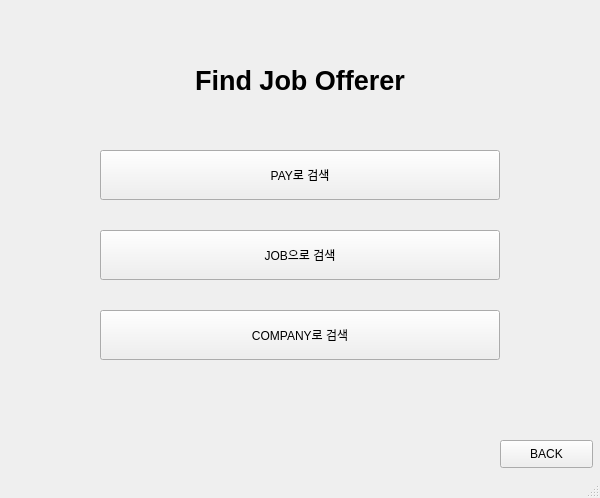
<?xml version="1.0" encoding="UTF-8"?>
<ui version="4.0">
 <class>Seeker_SearchByCondition</class>
 <widget class="QMainWindow" name="Seeker_SearchByCondition">
  <property name="geometry">
   <rect>
    <x>0</x>
    <y>0</y>
    <width>600</width>
    <height>498</height>
   </rect>
  </property>
  <property name="windowTitle">
   <string>MainWindow</string>
  </property>
  <widget class="QWidget" name="centralwidget">
   <widget class="QLabel" name="label">
    <property name="geometry">
     <rect>
      <x>150</x>
      <y>30</y>
      <width>300</width>
      <height>100</height>
     </rect>
    </property>
    <property name="font">
     <font>
      <pointsize>20</pointsize>
      <weight>75</weight>
      <bold>true</bold>
     </font>
    </property>
    <property name="text">
     <string>Find Job Offerer</string>
    </property>
    <property name="alignment">
     <set>Qt::AlignCenter</set>
    </property>
   </widget>
   <widget class="QPushButton" name="pushButton">
    <property name="geometry">
     <rect>
      <x>100</x>
      <y>150</y>
      <width>400</width>
      <height>50</height>
     </rect>
    </property>
    <property name="text">
     <string>PAY로 검색</string>
    </property>
   </widget>
   <widget class="QPushButton" name="pushButton_2">
    <property name="geometry">
     <rect>
      <x>100</x>
      <y>230</y>
      <width>400</width>
      <height>50</height>
     </rect>
    </property>
    <property name="text">
     <string>JOB으로 검색</string>
    </property>
   </widget>
   <widget class="QPushButton" name="pushButton_3">
    <property name="geometry">
     <rect>
      <x>100</x>
      <y>310</y>
      <width>400</width>
      <height>50</height>
     </rect>
    </property>
    <property name="text">
     <string>COMPANY로 검색</string>
    </property>
   </widget>
   <widget class="QPushButton" name="pushButton_4">
    <property name="geometry">
     <rect>
      <x>500</x>
      <y>440</y>
      <width>93</width>
      <height>28</height>
     </rect>
    </property>
    <property name="text">
     <string>BACK</string>
    </property>
   </widget>
  </widget>
  <widget class="QMenuBar" name="menubar">
   <property name="geometry">
    <rect>
     <x>0</x>
     <y>0</y>
     <width>600</width>
     <height>26</height>
    </rect>
   </property>
  </widget>
  <widget class="QStatusBar" name="statusbar"/>
 </widget>
 <resources/>
 <connections/>
</ui>
